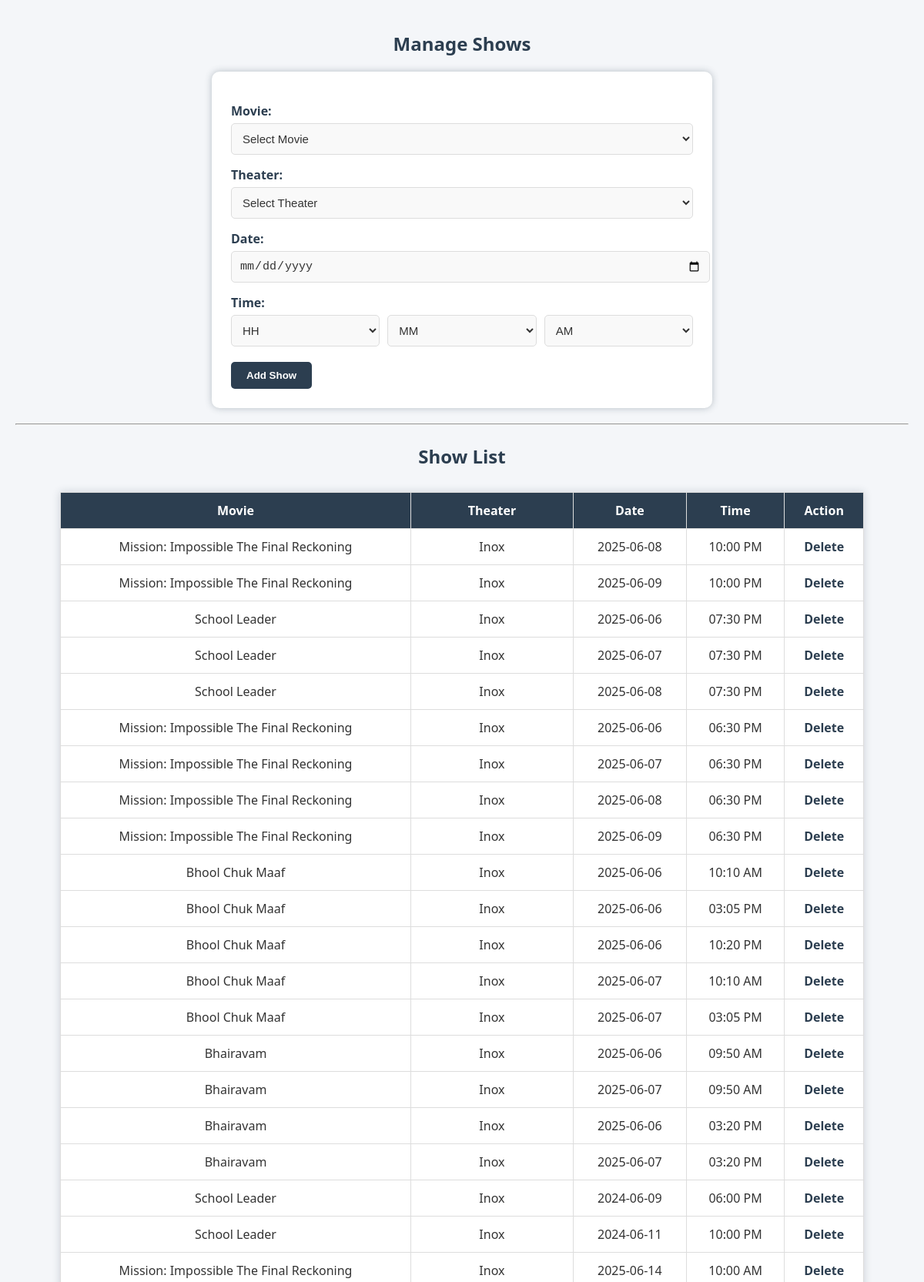
The page /admin/manage_shows.php (signed in, upper part) on the database its author committed.
### tables this page shows
CREATE TABLE `shows` (
  `show_id` int(11) NOT NULL,
  `movie_id` int(11) NOT NULL,
  `theater_id` int(11) NOT NULL,
  `show_date` date NOT NULL,
  `show_time` varchar(50) NOT NULL,
  `created_at` timestamp NOT NULL DEFAULT current_timestamp()
);

CREATE TABLE `movies` (
  `id` int(11) NOT NULL,
  `title` varchar(255) NOT NULL,
  `genre` varchar(100) DEFAULT NULL,
  `language` varchar(100) DEFAULT NULL,
  `description` text DEFAULT NULL,
  `poster` varchar(255) DEFAULT NULL,
  `release_date` date DEFAULT NULL,
  `created_at` timestamp NOT NULL DEFAULT current_timestamp()
);

CREATE TABLE `theaters` (
  `id` int(11) NOT NULL,
  `name` varchar(255) NOT NULL,
  `location` varchar(255) NOT NULL,
  `created_at` timestamp NOT NULL DEFAULT current_timestamp()
);

### admin/manage_shows.php (the view, shortened to what this page needs)
<?php
include('../includes/db.php');
?>
<!DOCTYPE html>
<html>
<head>
    <link rel="stylesheet" href="css/style.css">
</head>
<body>
<h2>Manage Shows</h2>
<form method="post">
    <label>Movie:</label>
    <select name="movie_id" required>
        <option value="">Select Movie</option>
    </select><br>
    <label>Theater:</label>
    <select name="theater_id" required>
        <option value="">Select Theater</option>
    </select><br>
    <label>Date:</label>
    <input type="date" name="show_date" required><br>
<label>Time:</label>
<div style="display: flex; gap: 10px;">
    <select name="hour" required>
        <option value="">HH</option>
    </select>
    <select name="minute" required>
        <option value="">MM</option>
    </select>
    <select name="ampm" required>
        <option value="AM">AM</option>
    </select>
</div>
    <button type="submit" name="add">Add Show</button>
</form>
<hr>
<h3>Show List</h3>
<table border="1">
    <tr><th>Movie</th><th>Theater</th><th>Date</th><th>Time</th><th>Action</th></tr>
    <?php
    $shows = $conn->query("
    SELECT shows.show_id, movies.title AS movie, theaters.name AS theater, shows.show_date, shows.show_time
    FROM shows
    JOIN movies ON shows.movie_id = movies.id
    JOIN theaters ON shows.theater_id = theaters.id
");
while ($s = $shows->fetch_assoc()) {
    echo "<tr>
        <td>{$s['movie']}</td>
        <td>{$s['theater']}</td>
        <td>{$s['show_date']}</td>
        <td>{$s['show_time']}</td>
        <td><a href='?delete={$s['show_id']}' onclick='return confirm(\"Delete?\")'>Delete</a></td>
    </tr>";
}
    ?>
</table>
</body>
</html>

### css/style.css (style rules this page uses)
body { font-family: Arial, sans-serif; margin: 0; padding: 0; background-color: #111; color: #fff; }
h3 { color: #F5A623; font-size: 24px; }

### admin/manage_shows.php (style rules this page uses)
body { margin: 0; padding: 20px; background-color: #f4f6f9; font-family: 'Segoe UI', Tahoma, Geneva, Verdana, sans-serif; color: #333; }
h2, h3 { color: #2c3e50; text-align: center; }
form { max-width: 600px; margin: 20px auto; background-color: #ffffff; padding: 25px; border-radius: 10px; box-shadow: 0 0 10px rgba(44, 62, 80, 0.3); }
form label { display: block; margin-top: 15px; font-weight: bold; color: #2c3e50; }
form select, form input[type="date"], form input[type="time"] { width: 100%; padding: 10px; margin-top: 5px; border: 1px solid #ddd; border-radius: 5px; background-color: #f9f9f9; color: #333; font-size: 15px; }
form button { margin-top: 20px; padding: 10px 20px; background-color: #2c3e50; color: white; font-weight: bold; border: none; border-radius: 5px; cursor: pointer; transition: 0.3s ease; }
table { width: 90%; margin: 30px auto; border-collapse: collapse; background-color: #ffffff; border: 1px solid #ddd; color: #333; box-shadow: 0 0 10px rgba(44, 62, 80, 0.2); }
th, td { padding: 12px 10px; border-bottom: 1px solid #ddd; text-align: center; }
th { background-color: #2c3e50; color: white; font-weight: bold; }
a { color: #2c3e50; text-decoration: none; font-weight: bold; }

### rows shown on the page
shows: movie.title "Mission: Impossible The Final Reckoning", theater.name "Inox", show_date "2025-06-08", show_time "10:00 PM"
shows: movie.title "Mission: Impossible The Final Reckoning", theater.name "Inox", show_date "2025-06-09", show_time "10:00 PM"
shows: movie.title "School Leader", theater.name "Inox", show_date "2025-06-06", show_time "07:30 PM"
shows: movie.title "School Leader", theater.name "Inox", show_date "2025-06-07", show_time "07:30 PM"
shows: movie.title "School Leader", theater.name "Inox", show_date "2025-06-08", show_time "07:30 PM"
shows: movie.title "Mission: Impossible The Final Reckoning", theater.name "Inox", show_date "2025-06-06", show_time "06:30 PM"
shows: movie.title "Mission: Impossible The Final Reckoning", theater.name "Inox", show_date "2025-06-07", show_time "06:30 PM"
shows: movie.title "Mission: Impossible The Final Reckoning", theater.name "Inox", show_date "2025-06-08", show_time "06:30 PM"
shows: movie.title "Mission: Impossible The Final Reckoning", theater.name "Inox", show_date "2025-06-09", show_time "06:30 PM"
shows: movie.title "Bhool Chuk Maaf", theater.name "Inox", show_date "2025-06-06", show_time "10:10 AM"
shows: movie.title "Bhool Chuk Maaf", theater.name "Inox", show_date "2025-06-06", show_time "03:05 PM"
shows: movie.title "Bhool Chuk Maaf", theater.name "Inox", show_date "2025-06-06", show_time "10:20 PM"
shows: movie.title "Bhool Chuk Maaf", theater.name "Inox", show_date "2025-06-07", show_time "10:10 AM"
shows: movie.title "Bhool Chuk Maaf", theater.name "Inox", show_date "2025-06-07", show_time "03:05 PM"
shows: movie.title "Bhairavam", theater.name "Inox", show_date "2025-06-06", show_time "09:50 AM"
shows: movie.title "Bhairavam", theater.name "Inox", show_date "2025-06-07", show_time "09:50 AM"
shows: movie.title "Bhairavam", theater.name "Inox", show_date "2025-06-06", show_time "03:20 PM"
shows: movie.title "Bhairavam", theater.name "Inox", show_date "2025-06-07", show_time "03:20 PM"
shows: movie.title "School Leader", theater.name "Inox", show_date "2024-06-09", show_time "06:00 PM"
shows: movie.title "School Leader", theater.name "Inox", show_date "2024-06-11", show_time "10:00 PM"
shows: movie.title "Mission: Impossible The Final Reckoning", theater.name "Inox", show_date "2025-06-14", show_time "10:00 AM"
